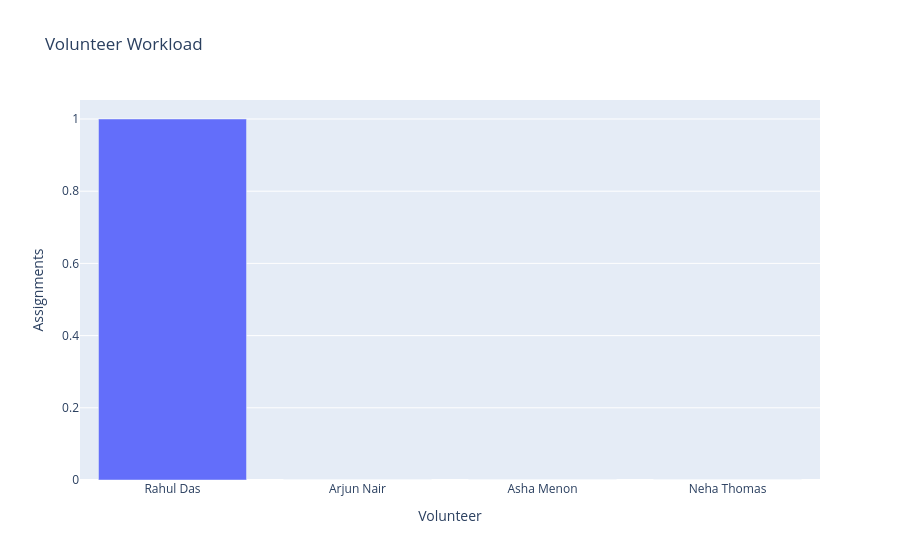

The notebook cell saved with this chart:
### Code cell
if not volunteer_analytics.empty:
    chart_data = volunteer_analytics.copy()
    fig = px.bar(
        chart_data,
        x="name",
        y="total_assignments",
        title="Volunteer Workload",
        labels={"name": "Volunteer", "total_assignments": "Assignments"}
    )
    fig.show()
else:
    print("No volunteer records available yet.")

### Figure 1 — Plotly figure (JSON) as saved in the notebook; plotly's stock layout.template omitted (floating-point values rounded to 4 significant figures)
{"data": [{"hovertemplate": "Volunteer=%{x}<br>Assignments=%{y}<extra></extra>", "legendgroup": "", "marker": {"color": "#636efa", "pattern": {"shape": ""}}, "name": "", "orientation": "v", "showlegend": false, "textposition": "auto", "type": "bar", "x": ["Rahul Das", "Arjun Nair", "Asha Menon", "Neha Thomas"], "xaxis": "x", "y": [1, 0, 0, 0], "yaxis": "y"}], "layout": {"barmode": "relative", "legend": {"tracegroupgap": 0}, "title": {"text": "Volunteer Workload"}, "xaxis": {"anchor": "y", "domain": [0, 1], "title": {"text": "Volunteer"}}, "yaxis": {"anchor": "x", "domain": [0, 1], "title": {"text": "Assignments"}}}}
